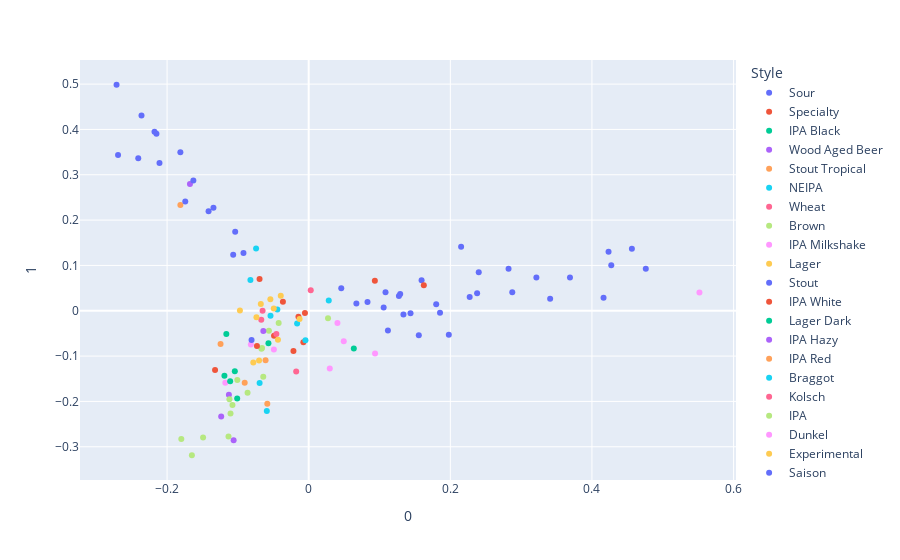

Here is the notebook cell this chart was saved with:
### Code cell
# Plot some clusters maybe?
pca_arr_all = PCA(n_components=2).fit_transform(np.asarray(X.todense()))
print(pca_arr_all.shape)


pca_df = pd.DataFrame(pca_arr_all).reset_index(drop=True).set_index(df.index)
pca_df['Section'] = df.Section
pca_df['Number'] = df.index
pca_df['Beer'] = df.Beer
pca_df['Brewery'] = df.Brewery
pca_df['Style'] = df.Style
pca_df['Anticipation'] = df.Anticipation

fig = px.scatter(pca_df,
                 x=0,
                 y=1,
                 color="Style",
                 hover_data=["Beer", "Section", "Number"]
                )
fig.show()

### Figure 1 — Plotly figure (JSON) as saved in the notebook; plotly's stock layout.template omitted (floating-point values rounded to 4 significant figures)
{"data": [{"customdata": [["Boba Beer", 1, 1], ["Go! Go! Ichigo!", 1, 6], ["Lavender Cheesecake", 1, 12], ["Cherry Maguire", 1, 15], ["OnlyFlans", 1, 19], ["Long Island Iced Tea Sour", 2, 22], ["Violet Beauregarde's Blueberry Marshmallow Lactose Sour Ale", 2, 25], ["Bananarama Pina Colada", 2, 29], ["Squishee", 2, 32], ["Black Forrest Cake Sour", 2, 37], ["Cotton Candy Sour", 3, 44], ["Chrome Fury", 3, 48], ["Imperial Lemon Meringue Tart Sour", 3, 51], ["Salvaged Sour - Apple & Rhubarb Crumble Pastry Imperial Sour", 3, 55], ["Lush Guava Beer - Green Beacon x Vodka Cruiser Collaboration", 3, 58], ["Elektro Sour Wormhole", 3, 59], ["Carnival Sour", 4, 61], ["Weekend At Willies", 4, 66], ["Choc Cherry Bomb", 4, 70], ["G and T Gose", 4, 73], ["VoVo Whip", 4, 77], ["Almighty Asam", 5, 83], ["Pizza beer", 5, 88], ["Fruits on Fire", 5, 91], ["Feedback", 5, 93], ["Gulls Just Wanna Have Fun (Fish & Chip Gose)", 5, 98], ["Frootie & The Blowfish", 6, 108]], "hovertemplate": "Style=Sour<br>0=%{x}<br>1=%{y}<br>Beer=%{customdata[0]}<br>Section=%{customdata[1]}<br>Number=%{customdata[2]}<extra></extra>", "legendgroup": "Sour", "marker": {"color": "#636efa", "symbol": "circle"}, "mode": "markers", "name": "Sour", "orientation": "v", "showlegend": true, "type": "scatter", "x": [0.1438, 0.3215, 0.2378, 0.1594, 0.4234, 0.1979, 0.2875, 0.1801, 0.341, 0.2152, 0.476, 0.1292, 0.2822, 0.4564, 0.1058, 0.369, 0.4273, 0.1119, 0.04598, 0.1854, 0.2273, 0.1338, 0.1274, 0.4164, 0.2401, 0.1085, 0.06734], "xaxis": "x", "y": [-0.005557, 0.07355, 0.0388, 0.06734, 0.1299, -0.05291, 0.04089, 0.01438, 0.02626, 0.1414, 0.09274, 0.03712, 0.09251, 0.1367, 0.007013, 0.07356, 0.1006, -0.04374, 0.04984, -0.004487, 0.03013, -0.008243, 0.03248, 0.02847, 0.08471, 0.04101, 0.0158], "yaxis": "y"}, {"customdata": [["Homestead Blackberry and Apple Pastry Sour", 1, 2], ["Barrel Aged Rum Double Choc Brown Ale", 1, 8], ["Desert Lime Gimlet IPA", 2, 24], ["Bogan Fuel", 3, 47], ["Garth's Fave Punch Bowl", 4, 75], ["Woolshed Brewery and Vili's Family Bakery Meat Pint", 5, 85], ["Fiery Azzurro Pils", 6, 106], ["Hold the Pork", 6, 109], ["Raspberry Lemonade", 6, 110]], "hovertemplate": "Style=Specialty<br>0=%{x}<br>1=%{y}<br>Beer=%{customdata[0]}<br>Section=%{customdata[1]}<br>Number=%{customdata[2]}<extra></extra>", "legendgroup": "Specialty", "marker": {"color": "#EF553B", "symbol": "circle"}, "mode": "markers", "name": "Specialty", "orientation": "v", "showlegend": true, "type": "scatter", "x": [0.1626, -0.06941, -0.02152, -0.01449, 0.09341, -0.04895, -0.03643, -0.007509, -0.005296], "xaxis": "x", "y": [0.05606, 0.07031, -0.08893, -0.01315, 0.0662, -0.05529, 0.02, -0.0694, -0.005195], "yaxis": "y"}, {"customdata": [["Suit Up", 1, 3], ["Mulberry Bush Imperial IPA", 3, 53], ["Invisible Oranges", 6, 107]], "hovertemplate": "Style=IPA Black<br>0=%{x}<br>1=%{y}<br>Beer=%{customdata[0]}<br>Section=%{customdata[1]}<br>Number=%{customdata[2]}<extra></extra>", "legendgroup": "IPA Black", "marker": {"color": "#00cc96", "symbol": "circle"}, "mode": "markers", "name": "IPA Black", "orientation": "v", "showlegend": true, "type": "scatter", "x": [-0.1043, 0.06373, -0.119], "xaxis": "x", "y": [-0.1332, -0.08321, -0.1433], "yaxis": "y"}, {"customdata": [["Whiskey in the jar", 1, 4]], "hovertemplate": "Style=Wood Aged Beer<br>0=%{x}<br>1=%{y}<br>Beer=%{customdata[0]}<br>Section=%{customdata[1]}<br>Number=%{customdata[2]}<extra></extra>", "legendgroup": "Wood Aged Beer", "marker": {"color": "#ab63fa", "symbol": "circle"}, "mode": "markers", "name": "Wood Aged Beer", "orientation": "v", "showlegend": true, "type": "scatter", "x": [-0.1677], "xaxis": "x", "y": [0.2796], "yaxis": "y"}, {"customdata": [["Marsden Neopolitan Porter", 1, 5]], "hovertemplate": "Style=Stout Tropical<br>0=%{x}<br>1=%{y}<br>Beer=%{customdata[0]}<br>Section=%{customdata[1]}<br>Number=%{customdata[2]}<extra></extra>", "legendgroup": "Stout Tropical", "marker": {"color": "#FFA15A", "symbol": "circle"}, "mode": "markers", "name": "Stout Tropical", "orientation": "v", "showlegend": true, "type": "scatter", "x": [-0.1812], "xaxis": "x", "y": [0.2334], "yaxis": "y"}, {"customdata": [["Market 2023", 1, 7], ["Unicorn NEIPA", 1, 20], ["Hawke's Bob Hulk Double Hazy IPA", 5, 92], ["PROPER GABS", 6, 104]], "hovertemplate": "Style=NEIPA<br>0=%{x}<br>1=%{y}<br>Beer=%{customdata[0]}<br>Section=%{customdata[1]}<br>Number=%{customdata[2]}<extra></extra>", "legendgroup": "NEIPA", "marker": {"color": "#19d3f3", "symbol": "circle"}, "mode": "markers", "name": "NEIPA", "orientation": "v", "showlegend": true, "type": "scatter", "x": [-0.004619, -0.06932, -0.05915, -0.01638], "xaxis": "x", "y": [-0.06505, -0.1595, -0.2211, -0.02785], "yaxis": "y"}, {"customdata": [["I am Weiss", 1, 9], ["Bloody Mystic", 3, 56]], "hovertemplate": "Style=Wheat<br>0=%{x}<br>1=%{y}<br>Beer=%{customdata[0]}<br>Section=%{customdata[1]}<br>Number=%{customdata[2]}<extra></extra>", "legendgroup": "Wheat", "marker": {"color": "#FF6692", "symbol": "circle"}, "mode": "markers", "name": "Wheat", "orientation": "v", "showlegend": true, "type": "scatter", "x": [-0.06697, -0.04568], "xaxis": "x", "y": [-0.01982, -0.05137], "yaxis": "y"}, {"customdata": [["Tim, Tam & Tom", 1, 10]], "hovertemplate": "Style=Brown<br>0=%{x}<br>1=%{y}<br>Beer=%{customdata[0]}<br>Section=%{customdata[1]}<br>Number=%{customdata[2]}<extra></extra>", "legendgroup": "Brown", "marker": {"color": "#B6E880", "symbol": "circle"}, "mode": "markers", "name": "Brown", "orientation": "v", "showlegend": true, "type": "scatter", "x": [-0.04243], "xaxis": "x", "y": [-0.02679], "yaxis": "y"}, {"customdata": [["Molecular Bubble Tea IPA", 1, 11], ["Balloon Animals", 4, 74]], "hovertemplate": "Style=IPA Milkshake<br>0=%{x}<br>1=%{y}<br>Beer=%{customdata[0]}<br>Section=%{customdata[1]}<br>Number=%{customdata[2]}<extra></extra>", "legendgroup": "IPA Milkshake", "marker": {"color": "#FF97FF", "symbol": "circle"}, "mode": "markers", "name": "IPA Milkshake", "orientation": "v", "showlegend": true, "type": "scatter", "x": [-0.1177, -0.0817], "xaxis": "x", "y": [-0.1591, -0.0746], "yaxis": "y"}, {"customdata": [["SAB Lite", 1, 13], ["Throat Pour", 2, 36], ["Can't Be A Root", 3, 43], ["Burleigh Black Giraffe Double Shot", 4, 64], ["Aztec (Pale Chocolate Lager)", 5, 87], ["Barrel Aged Cerveza", 5, 95]], "hovertemplate": "Style=Lager<br>0=%{x}<br>1=%{y}<br>Beer=%{customdata[0]}<br>Section=%{customdata[1]}<br>Number=%{customdata[2]}<extra></extra>", "legendgroup": "Lager", "marker": {"color": "#FECB52", "symbol": "circle"}, "mode": "markers", "name": "Lager", "orientation": "v", "showlegend": true, "type": "scatter", "x": [-0.07008, -0.04341, -0.01289, -0.09713, -0.06764, -0.07381], "xaxis": "x", "y": [-0.1096, -0.06375, -0.01829, 0.0003233, 0.01501, -0.01459], "yaxis": "y"}, {"customdata": [["Don't Go Baking My Heart'", 1, 14], ["The Lover", 1, 17], ["Augustus Gloop's Choc Fudge Peanut Brittle Stout", 2, 26], ["Peanut Butter Brownie Imperial Stout", 2, 33], ["The Snowball Effect", 2, 40], ["Take 5 - Choc Caramel Peanut Butter Cup Double Milk Stout", 3, 54], ["Maple Bacon Pancake Stout", 3, 57], ["Imperial White Choc & Macadamia Stout", 4, 65], ["Barrel-Aged Raspberry Imperial Stout", 4, 69], ["Mind-bottling, isn't it?", 4, 76], ["Hypster Latte Stout", 5, 90], ["MSB Chocolate Bubble Imperial Stout", 5, 94], ["Soutini 2.0", 5, 99], ["AWW Duck Yeah!", 6, 101], ["Lucky Charms Cereal Milk Stout", 6, 111]], "hovertemplate": "Style=Stout<br>0=%{x}<br>1=%{y}<br>Beer=%{customdata[0]}<br>Section=%{customdata[1]}<br>Number=%{customdata[2]}<extra></extra>", "legendgroup": "Stout", "marker": {"color": "#636efa", "symbol": "circle"}, "mode": "markers", "name": "Stout", "orientation": "v", "showlegend": true, "type": "scatter", "x": [-0.09212, -0.1743, -0.215, -0.2714, -0.2178, -0.2407, -0.1345, -0.2693, -0.1812, -0.1066, -0.1414, -0.2361, -0.2107, -0.1038, -0.1629], "xaxis": "x", "y": [0.1277, 0.2413, 0.3904, 0.4986, 0.3949, 0.3366, 0.2272, 0.3435, 0.3497, 0.1233, 0.2196, 0.4305, 0.3258, 0.1742, 0.2875], "yaxis": "y"}, {"customdata": [["The Taverner - All Brut Low Glut", 1, 16]], "hovertemplate": "Style=IPA White<br>0=%{x}<br>1=%{y}<br>Beer=%{customdata[0]}<br>Section=%{customdata[1]}<br>Number=%{customdata[2]}<extra></extra>", "legendgroup": "IPA White", "marker": {"color": "#EF553B", "symbol": "circle"}, "mode": "markers", "name": "IPA White", "orientation": "v", "showlegend": true, "type": "scatter", "x": [-0.1322], "xaxis": "x", "y": [-0.1306], "yaxis": "y"}, {"customdata": [["Escape with the Schwartz", 1, 18], ["Red frog, Raspberry dark lager", 2, 27], ["Mango Stormy", 4, 79]], "hovertemplate": "Style=Lager Dark<br>0=%{x}<br>1=%{y}<br>Beer=%{customdata[0]}<br>Section=%{customdata[1]}<br>Number=%{customdata[2]}<extra></extra>", "legendgroup": "Lager Dark", "marker": {"color": "#00cc96", "symbol": "circle"}, "mode": "markers", "name": "Lager Dark", "orientation": "v", "showlegend": true, "type": "scatter", "x": [-0.1109, -0.1163, -0.05686], "xaxis": "x", "y": [-0.1555, -0.05127, -0.07177], "yaxis": "y"}, {"customdata": [["Calippso Juicy IPA", 2, 21], ["Throwing Haze", 2, 30], ["THE WAY OF TEA", 6, 102]], "hovertemplate": "Style=IPA Hazy<br>0=%{x}<br>1=%{y}<br>Beer=%{customdata[0]}<br>Section=%{customdata[1]}<br>Number=%{customdata[2]}<extra></extra>", "legendgroup": "IPA Hazy", "marker": {"color": "#ab63fa", "symbol": "circle"}, "mode": "markers", "name": "IPA Hazy", "orientation": "v", "showlegend": true, "type": "scatter", "x": [-0.106, -0.1127, -0.1236], "xaxis": "x", "y": [-0.2859, -0.1851, -0.2331], "yaxis": "y"}, {"customdata": [["Upper Management", 2, 23], ["Rye Rye Rye Delilah", 3, 41], ["Mountain Sunset", 4, 78]], "hovertemplate": "Style=IPA Red<br>0=%{x}<br>1=%{y}<br>Beer=%{customdata[0]}<br>Section=%{customdata[1]}<br>Number=%{customdata[2]}<extra></extra>", "legendgroup": "IPA Red", "marker": {"color": "#FFA15A", "symbol": "circle"}, "mode": "markers", "name": "IPA Red", "orientation": "v", "showlegend": true, "type": "scatter", "x": [-0.09038, -0.06091, -0.05847], "xaxis": "x", "y": [-0.1588, -0.1091, -0.2049], "yaxis": "y"}, {"customdata": [["Cherry Fruited Braggot", 2, 28], ["Waggle Buzz", 3, 46]], "hovertemplate": "Style=Braggot<br>0=%{x}<br>1=%{y}<br>Beer=%{customdata[0]}<br>Section=%{customdata[1]}<br>Number=%{customdata[2]}<extra></extra>", "legendgroup": "Braggot", "marker": {"color": "#19d3f3", "symbol": "circle"}, "mode": "markers", "name": "Braggot", "orientation": "v", "showlegend": true, "type": "scatter", "x": [0.02833, -0.04428], "xaxis": "x", "y": [0.02272, 0.003041], "yaxis": "y"}, {"customdata": [["Sticke Coffee Kolsch", 2, 31], ["Snowy's Kolsch", 5, 89]], "hovertemplate": "Style=Kolsch<br>0=%{x}<br>1=%{y}<br>Beer=%{customdata[0]}<br>Section=%{customdata[1]}<br>Number=%{customdata[2]}<extra></extra>", "legendgroup": "Kolsch", "marker": {"color": "#FF6692", "symbol": "circle"}, "mode": "markers", "name": "Kolsch", "orientation": "v", "showlegend": true, "type": "scatter", "x": [-0.06512, -0.01768], "xaxis": "x", "y": [0.000262, -0.1337], "yaxis": "y"}, {"customdata": [["The Beery Beer", 2, 34], ["Peak Hype", 2, 38], ["The Craft and Co. WIPA", 3, 45], ["Ginger Nut Sparkling IPA", 3, 50], ["Tha Thiccness Version 2", 3, 60], ["Fists of Fiori", 4, 68], ["Tropo-Thiol", 4, 72], ["Brut IPA", 5, 81], ["Pumpkin of Liberty IPA", 5, 86], ["Living the Cream", 5, 96], ["Keeping It Simple", 5, 100], ["No Place Like Aus", 6, 103], ["Ronin - Japanese Double IPA", 6, 112]], "hovertemplate": "Style=IPA<br>0=%{x}<br>1=%{y}<br>Beer=%{customdata[0]}<br>Section=%{customdata[1]}<br>Number=%{customdata[2]}<extra></extra>", "legendgroup": "IPA", "marker": {"color": "#B6E880", "symbol": "circle"}, "mode": "markers", "name": "IPA", "orientation": "v", "showlegend": true, "type": "scatter", "x": [-0.06677, -0.1008, -0.1077, -0.1104, -0.06417, -0.1799, -0.1491, -0.1133, -0.165, -0.0562, -0.06591, -0.08634, -0.112], "xaxis": "x", "y": [-0.08355, -0.1528, -0.2079, -0.2265, -0.1454, -0.2831, -0.2795, -0.2775, -0.3188, -0.04383, -0.08238, -0.1807, -0.1954], "yaxis": "y"}, {"customdata": [["Munich Dunkel", 2, 35]], "hovertemplate": "Style=Dunkel<br>0=%{x}<br>1=%{y}<br>Beer=%{customdata[0]}<br>Section=%{customdata[1]}<br>Number=%{customdata[2]}<extra></extra>", "legendgroup": "Dunkel", "marker": {"color": "#FF97FF", "symbol": "circle"}, "mode": "markers", "name": "Dunkel", "orientation": "v", "showlegend": true, "type": "scatter", "x": [-0.0492], "xaxis": "x", "y": [-0.08569], "yaxis": "y"}, {"customdata": [["Drinkin' Donuts Imperial Jam Donut Golden Ale", 2, 39], ["Biscoff Ice Cream Porter", 3, 49]], "hovertemplate": "Style=Experimental<br>0=%{x}<br>1=%{y}<br>Beer=%{customdata[0]}<br>Section=%{customdata[1]}<br>Number=%{customdata[2]}<extra></extra>", "legendgroup": "Experimental", "marker": {"color": "#FECB52", "symbol": "circle"}, "mode": "markers", "name": "Experimental", "orientation": "v", "showlegend": true, "type": "scatter", "x": [-0.03946, -0.05414], "xaxis": "x", "y": [0.0329, 0.02552], "yaxis": "y"}, {"customdata": [["\"Grandmere's Crumble\" Rhubarb & Custard (Apple) Saison", 3, 42], ["Life Can Be Sweet & Sour", 4, 67], ["Hail Mary, Hair of the Dog", 6, 105]], "hovertemplate": "Style=Saison<br>0=%{x}<br>1=%{y}<br>Beer=%{customdata[0]}<br>Section=%{customdata[1]}<br>Number=%{customdata[2]}<extra></extra>", "legendgroup": "Saison", "marker": {"color": "#636efa", "symbol": "circle"}, "mode": "markers", "name": "Saison", "orientation": "v", "showlegend": true, "type": "scatter", "x": [0.08304, 0.1555, -0.08071], "xaxis": "x", "y": [0.01943, -0.0541, -0.0647], "yaxis": "y"}, {"customdata": [["Hop Quad Buns", 3, 52]], "hovertemplate": "Style=Belgian Quad<br>0=%{x}<br>1=%{y}<br>Beer=%{customdata[0]}<br>Section=%{customdata[1]}<br>Number=%{customdata[2]}<extra></extra>", "legendgroup": "Belgian Quad", "marker": {"color": "#EF553B", "symbol": "circle"}, "mode": "markers", "name": "Belgian Quad", "orientation": "v", "showlegend": true, "type": "scatter", "x": [-0.07307], "xaxis": "x", "y": [-0.07773], "yaxis": "y"}, {"customdata": [["The Nugget", 4, 62]], "hovertemplate": "Style=IPA Wild<br>0=%{x}<br>1=%{y}<br>Beer=%{customdata[0]}<br>Section=%{customdata[1]}<br>Number=%{customdata[2]}<extra></extra>", "legendgroup": "IPA Wild", "marker": {"color": "#00cc96", "symbol": "circle"}, "mode": "markers", "name": "IPA Wild", "orientation": "v", "showlegend": true, "type": "scatter", "x": [-0.101], "xaxis": "x", "y": [-0.1935], "yaxis": "y"}, {"customdata": [["Buck Yeah", 4, 63]], "hovertemplate": "Style=Eisbock<br>0=%{x}<br>1=%{y}<br>Beer=%{customdata[0]}<br>Section=%{customdata[1]}<br>Number=%{customdata[2]}<extra></extra>", "legendgroup": "Eisbock", "marker": {"color": "#ab63fa", "symbol": "circle"}, "mode": "markers", "name": "Eisbock", "orientation": "v", "showlegend": true, "type": "scatter", "x": [-0.06408], "xaxis": "x", "y": [-0.04456], "yaxis": "y"}, {"customdata": [["Dayummm", 4, 71]], "hovertemplate": "Style=Schwarzbier<br>0=%{x}<br>1=%{y}<br>Beer=%{customdata[0]}<br>Section=%{customdata[1]}<br>Number=%{customdata[2]}<extra></extra>", "legendgroup": "Schwarzbier", "marker": {"color": "#FFA15A", "symbol": "circle"}, "mode": "markers", "name": "Schwarzbier", "orientation": "v", "showlegend": true, "type": "scatter", "x": [-0.1245], "xaxis": "x", "y": [-0.07331], "yaxis": "y"}, {"customdata": [["Barrel Aged Imperial Porter", 4, 80], ["Cherry Ripe Porter", 5, 84], ["YO HO!", 5, 97]], "hovertemplate": "Style=Porter<br>0=%{x}<br>1=%{y}<br>Beer=%{customdata[0]}<br>Section=%{customdata[1]}<br>Number=%{customdata[2]}<extra></extra>", "legendgroup": "Porter", "marker": {"color": "#19d3f3", "symbol": "circle"}, "mode": "markers", "name": "Porter", "orientation": "v", "showlegend": true, "type": "scatter", "x": [-0.07429, -0.08232, -0.05391], "xaxis": "x", "y": [0.1371, 0.0677, -0.01111], "yaxis": "y"}, {"customdata": [["Smokey Bacon Balls", 5, 82]], "hovertemplate": "Style=Rauchbier<br>0=%{x}<br>1=%{y}<br>Beer=%{customdata[0]}<br>Section=%{customdata[1]}<br>Number=%{customdata[2]}<extra></extra>", "legendgroup": "Rauchbier", "marker": {"color": "#FF6692", "symbol": "circle"}, "mode": "markers", "name": "Rauchbier", "orientation": "v", "showlegend": true, "type": "scatter", "x": [0.002874], "xaxis": "x", "y": [0.04522], "yaxis": "y"}, {"customdata": [["Spicy Wombat", 6, 113]], "hovertemplate": "Style=Ginger<br>0=%{x}<br>1=%{y}<br>Beer=%{customdata[0]}<br>Section=%{customdata[1]}<br>Number=%{customdata[2]}<extra></extra>", "legendgroup": "Ginger", "marker": {"color": "#B6E880", "symbol": "circle"}, "mode": "markers", "name": "Ginger", "orientation": "v", "showlegend": true, "type": "scatter", "x": [0.02729], "xaxis": "x", "y": [-0.01657], "yaxis": "y"}, {"customdata": [["Cherry Nice Graf", 6, 114], ["Apple and Black Currant Cider", 6, 117], ["Sour Pineapple Sour", 6, 118], ["Eddies Organic Cider - Crisp Apple", 6, 119], ["Splicer", 6, 120]], "hovertemplate": "Style=Cider<br>0=%{x}<br>1=%{y}<br>Beer=%{customdata[0]}<br>Section=%{customdata[1]}<br>Number=%{customdata[2]}<extra></extra>", "legendgroup": "Cider", "marker": {"color": "#FF97FF", "symbol": "circle"}, "mode": "markers", "name": "Cider", "orientation": "v", "showlegend": true, "type": "scatter", "x": [0.04058, 0.04952, 0.5518, 0.02977, 0.09372], "xaxis": "x", "y": [-0.02676, -0.0674, 0.0403, -0.1274, -0.09405], "yaxis": "y"}, {"customdata": [["Pinapple Express", 6, 115], ["Barrel Aged Seltzerita", 6, 116]], "hovertemplate": "Style=Seltzer<br>0=%{x}<br>1=%{y}<br>Beer=%{customdata[0]}<br>Section=%{customdata[1]}<br>Number=%{customdata[2]}<extra></extra>", "legendgroup": "Seltzer", "marker": {"color": "#FECB52", "symbol": "circle"}, "mode": "markers", "name": "Seltzer", "orientation": "v", "showlegend": true, "type": "scatter", "x": [-0.07821, -0.04932], "xaxis": "x", "y": [-0.114, 0.00501], "yaxis": "y"}], "layout": {"legend": {"title": {"text": "Style"}, "tracegroupgap": 0}, "margin": {"t": 60}, "xaxis": {"anchor": "y", "domain": [0, 1], "title": {"text": "0"}}, "yaxis": {"anchor": "x", "domain": [0, 1], "title": {"text": "1"}}}}
